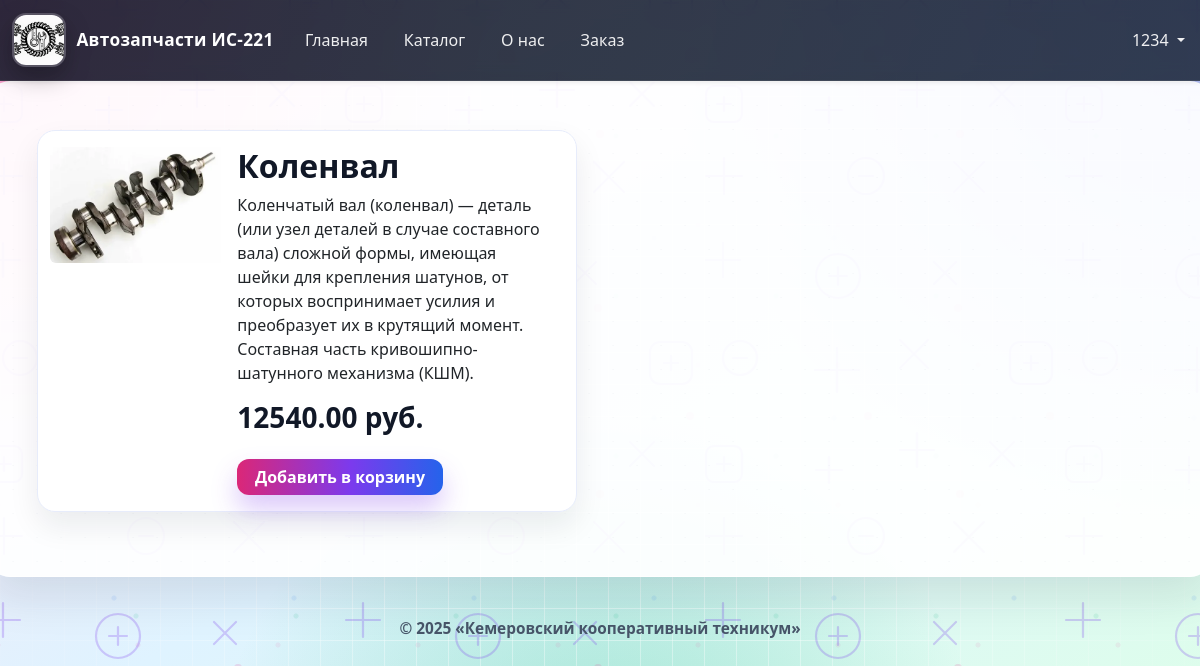
Page /products/2 (signed in) on the committed database.
### tables this page shows
CREATE TABLE `products` (
  `id` int(11) NOT NULL,
  `name` varchar(255) NOT NULL,
  `price` decimal(10,2) NOT NULL,
  `description` text DEFAULT NULL,
  `created_at` timestamp NOT NULL DEFAULT current_timestamp(),
  `image` varchar(255) DEFAULT NULL,
  `username` varchar(255) DEFAULT NULL
);

### src/Controllers/ProductController.php (called while the page is built, shortened)
<?php
class ProductController {
    public function get(?int $id): string {
        if (Config::STORAGE_TYPE == Config::TYPE_DB) {
            $serviceStorage = new ProductDBStorage();
            $model = new Product($serviceStorage, Config::TABLE_PRODUCTS);
        }
        $data = $model->loadData();
        if (($id) && ($id <= count($data))) {
            $record= $data[$id-1];
            return ProductTemplate::getCardTemplate($record);
        } else
            return ProductTemplate::getCardTemplate(null);
    }
}

### src/Router/Router.php (called while the page is built, shortened)
<?php
class Router {
    public function route(string $url): string {
        $path = parse_url($url, PHP_URL_PATH);
        $pieces = explode("/", $path);
        $resource = $pieces[2];
        switch ($resource) {
            case "products":
                $productController = new ProductController();
                $id = (isset($pieces[3])) ? intval($pieces[3]) : null;
                return $productController->get($id);
        }
    }
}

### src/Services/DBStorage.php (called while the page is built, shortened)
<?php
class DBStorage
{
    public function __construct() {
        $this->connection = new PDO(
            Config::MYSQL_DNS,
            Config::MYSQL_USER,
            Config::MYSQL_PASSWORD
        );
    }
}

### src/Services/ProductDBStorage.php (called while the page is built, shortened)
<?php
class ProductDBStorage extends DBStorage implements ILoadStorage
{
    public function loadData($nameFile): ?array
    {
        $sql = "SELECT `id`, `name`, `description`, `image`, `price`
                  FROM products";
        $result = $this->connection->query($sql, PDO::FETCH_ASSOC);
        $rows = $result->fetchAll();
        return $rows;
    }
}

### src/Models/Product.php (called while the page is built, shortened)
<?php
class Product {
    private ILoadStorage $dataStorage;
    private string $nameResource;
    public function __construct(ILoadStorage $service, string $name)
    {
        $this->dataStorage = $service;
        $this->nameResource = $name;
    }
    public function loadData(): ?array {
        return $this->dataStorage->loadData( $this->nameResource );
    }
}

### src/Views/ProductTemplate.php (the view, shortened to what this page needs)
<?php
class ProductTemplate extends BaseTemplate
{
    public static function getCardTemplate(?array $rec): string {
        $template = parent::getTemplate();
        if ($rec) {
            $title= "Карточка для {$rec['name']}";
            $content = <<<CORUSEL
            <main class="row p-5">
                <div class="card mb-3" style="max-width: 540px;">
                    <div class="row g-0">
                        <div class="col-md-4 mt-3">
                        <img src="{$rec['image']}" class="img-fluid rounded-start" alt="Изображение пиццы">
                        </div>
                        <div class="col-md-8">
                        <div class="card-body">
                            <h2 class="card-title">{$rec['name']}</h2>
                            <p class="card-text">{$rec['description']}</p>
                            <h3>{$rec['price']} руб.</h3>
                            <form class="mt-4" action="/pizza221/basket" method="POST">
                                <input type="hidden" name="id" value="{$rec['id']}">
                                <button type="submit" class="btn btn-primary">Добавить в корзину</button>
                            </form>
                        </div>
                        </div>
                    </div>
                </div>
            </main>
            CORUSEL;
        }
        $resultTemplate =  sprintf($template, $title, $content);
        return $resultTemplate;
    }
}

### assets/css/custom.css (style rules this page uses)
.site-body { min-height: 100vh; background: radial-gradient(circle at 0% 0%, rgba(255, 0, 122, 0.34), transparent 34%), radial-gradient(circle at 100% 0%, rgba(79, 70, 229, 0.34), transparent 37%), radial-gradient(circle at 50% 100%, rgba(16, 185, 129, 0.3), transparent 39%), linear-gradient(150deg, #ffe1f3 0%, #dff3ff 50%, #ddffe8 100%); background-attachment: fixed; color: #1f2937; position: relative; }
.site-body::before { content: ""; position: fixed; inset: 0; pointer-events: none; z-index: -1; background-image: linear-gradient(rgba(255, 255, 255, 0.54) 1px, transparent 1px), linear-gradient(90deg, rgba(255, 255, 255, 0.5) 1px, transparent 1px); background-size: 32px 32px; mask-image: radial-gradient(circle at center, black 45%, transparent 100%); opacity: 0.72; }
.site-body::after { content: ""; position: fixed; inset: 0; pointer-events: none; z-index: -1; background-image: url("/pizza221/assets/images/bg-pattern.svg"), radial-gradient(circle at 20% 25%, rgba(236, 72, 153, 0.1) 0 2px, transparent 3px), radial-gradient(circle at 80% 60%, rgba(59, 130, 246, 0.12) 0 2px, transparent 3px), radial-gradient(circle at 60% 85%, rgba(16, 185, 129, 0.12) 0 2px, transparent 3px); background-size: 360px 360px, 140px 140px, 180px 180px, 160px 160px; background-position: center center, center center, center center, center center; background-repeat: repeat, repeat, repeat, repeat; opacity: 0.88; }
main { background: rgba(255, 255, 255, 0.92); border: 1px solid rgba(255, 255, 255, 0.75); border-radius: 22px; box-shadow: 0 20px 44px rgba(15, 23, 42, 0.1); position: relative; overflow: hidden; }
main::before { content: ""; position: absolute; inset: 0; pointer-events: none; background-image: linear-gradient(45deg, rgba(148, 163, 184, 0.08) 1px, transparent 1px), linear-gradient(-45deg, rgba(148, 163, 184, 0.06) 1px, transparent 1px); background-size: 24px 24px; opacity: 0.7; }
main > * { position: relative; z-index: 1; }
h1, h2, h3, .card .card-title { color: #111827; font-weight: 800; }
.card, .col-5.bg-light.border, .col-8.bg-light.border { border-radius: 18px; border: 1px solid #e7ecfb !important; box-shadow: 0 14px 30px rgba(15, 23, 42, 0.08); }
.btn { border-radius: 12px; font-weight: 700; }
.btn-primary { background: linear-gradient(90deg, #db2777 0%, #7c3aed 55%, #2563eb 100%); border: 0; box-shadow: 0 14px 26px rgba(124, 58, 237, 0.28); padding-left: 1.1rem; padding-right: 1.1rem; }

### rows in the picture
products: image (picture), name "Коленвал", description "Коленчатый вал (коленвал) — деталь (или узел деталей в случае составного вала) сложной формы, имеющая шейки для крепления шатунов, от которых воспринимает усилия и преобразует их в крутящий момент. Составная часть кривошипно-шатунного механизма (КШМ).", price "12540.00"

### other values in the picture
$username "1234"
